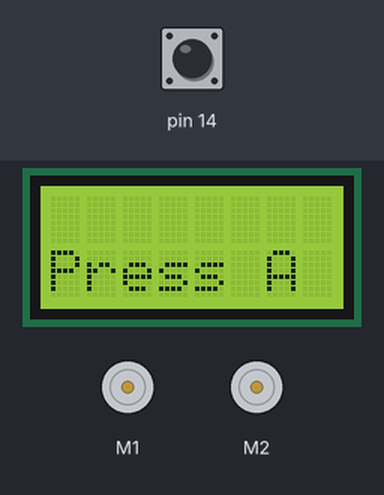
A sketch run on a simulated Arduino Leonardo, built with avr-gcc and run on an emulated ATmega32U4. Parts: 8×2 character LCD, 2 × DC motor (green arrow = forward, orange = backward, longer = faster). Inputs (shaded band) come from the test bench; at power-on: pin 14 HIGH. What the sketch prints to the serial monitor is not drawn.

Above: at 1.2 s.
1.3 s: pin 14 pulled LOW for 0.15 s
At 2.35 s:
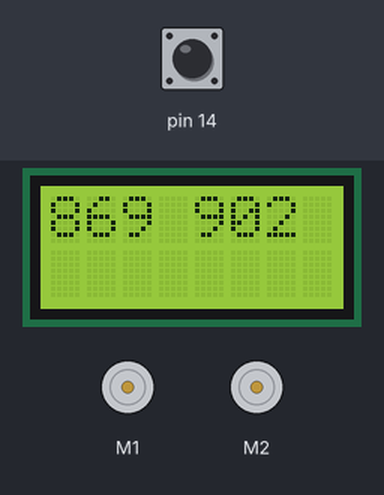
3.8 s: pin 14 pulled LOW for 1 s
At 6.8 s:
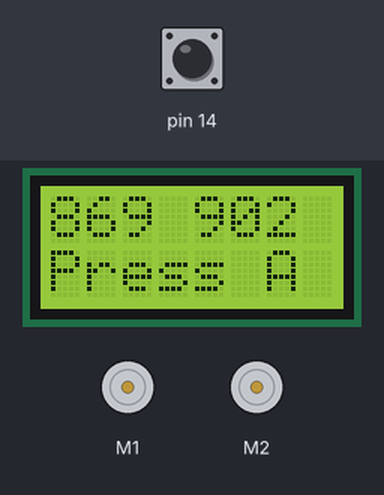
7.1 s: pin 14 pulled LOW for 3.2 s
At 12.2 s:
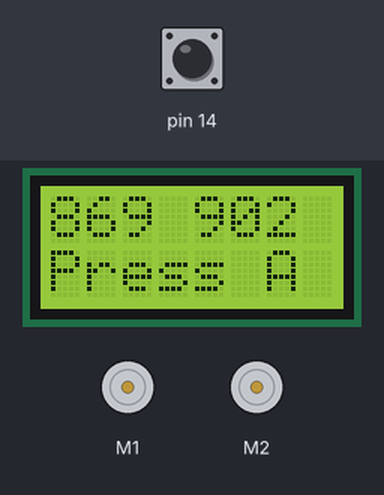
Timing chart, 0 to 13.7 s (numbered marks = the images above; inputs shaded):
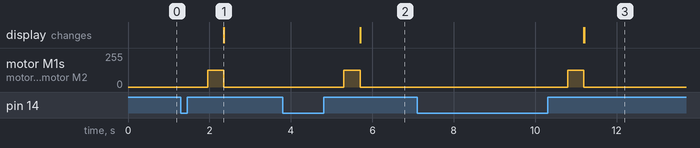

The sketch:

mech09.ino
```cpp
// エンコーダーの値を取得するサンプルプログラム2
// シリアルプロッタでデータの可視化
#include <Zumo32U4.h>
Zumo32U4Encoders  encoders; // エンコーダーのオブジェクト変数
Zumo32U4Motors    motors;   // モーターのオブジェクト変数
Zumo32U4ButtonA   buttonA;  // ボタンAのオブジェクト変数
Zumo32U4LCD       lcd;      // LCDのオブジェクト変数
void setup(){
  Serial.begin(115200);     // シリアルポートの設定
  lcd.clear();
}
void loop(){
  int countsLeft, countsRight;  // エンコーダーの値（左右）を代入する変数の宣言
  lcd.gotoXY(0, 1);             // 文字列の始まりをLCDの2行目の左端に
  lcd.print("Press A");         // LCD画面に「Press A」を表示
  buttonA.waitForButton();      // ボタンAが押されるのを待つ
  countsLeft  = encoders.getCountsAndResetLeft();  // 左エンコーダーの値を初期化・取得
  countsRight = encoders.getCountsAndResetRight(); // 右エンコーダーの値を初期化・取得
  delay(500);                 // 0.5s（500ms）待つ
  motors.setSpeeds(200, 200); // 左右のモーターの回転数を200に設定
  do{
    countsLeft  = encoders.getCountsLeft();  // 左エンコーダーの値を取得
    countsRight = encoders.getCountsRight(); // 右エンコーダーの値を取得
    Serial.print(countsLeft);
    Serial.print(",");
    Serial.print(countsRight);
    Serial.println("");
    lcd.clear();
    lcd.print(countsLeft);    // 左エンコーダーの値を表示
    lcd.gotoXY(4, 0);
    lcd.print(countsRight);   // 右エンコーダーの値を表示
  }while(countsLeft < 900 && countsRight < 900);  // 条件を満たす間繰り返す
  motors.setSpeeds(0, 0);
}
```

Measured:
- after the input at 1.3 s, motor M1, motor M2: stopped → forward 127/255 after 0.66 s, → stopped 0.39 s later; the display: changes after 1.0 s (image 1)
- after the input at 3.8 s, motor M1, motor M2: stopped → forward 127/255 after 1.5 s, → stopped 0.39 s later; the display: first changes after 1.9 s (image 2 shows a later state)
- after the input at 7.1 s, motor M1, motor M2: stopped → forward 127/255 after 3.7 s, → stopped 0.39 s later; the display: first changes after 4.1 s (image 3 shows a later state)
